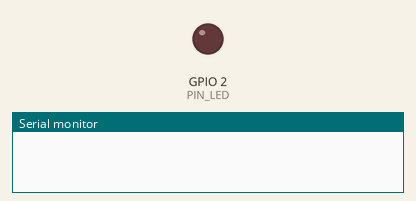
Simulated run of this sketch. Board: ESP32-S3. Shown: output pins drawn as LEDs (lit = HIGH), the last lines printed to the serial monitor. Dashed ring = blinking. Storage starts empty. At 0.6 s the program puts the board to deep sleep or switches it off; the recording ends there.

Above: at 0.1 s.
At 0.32 s:
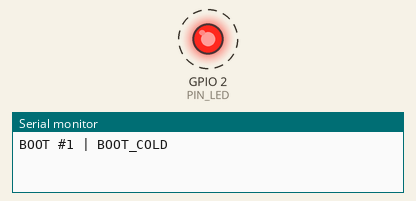
Timing chart, 0 to 0.6 s (numbered marks = the images above):
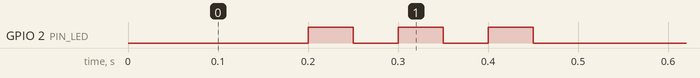

The sketch:

wokwi.ino
```cpp
/**
 * WildNexus P0 — Smoke Test Firmware for Wokwi Simulation
 *
 * Board: ESP32-S3-DevKitC-1 (ADR-001)
 * Purpose: Validate the core P0 logic loop in simulation
 *
 * Hardware (matching diagram.json):
 *   - GPIO2  → LED IR (wokwi-led, red)
 *   - GPIO4  → PIR EKMB motion sensor (wokwi-pir-motion-sensor)
 *   - HSPI   → microSD (wokwi-microsd-card)
 *     - GPIO14 = SCK, GPIO12 = MISO, GPIO13 = MOSI, GPIO15 = CS
 *
 * Behaviour:
 *   1. Boot → 3 fast LED blinks → init SD → log event
 *   2. Configure PIR wake-up on GPIO4
 *   3. Enter deep sleep (timer + PIR wake)
 *   4. Wake → log event → back to sleep
 */

#include "Arduino.h"
#include "FS.h"
#include "SD.h"
#include "SPI.h"

#define PIN_LED        2
#define PIN_PIR        4
#define PIN_SD_SCK    14
#define PIN_SD_MISO   12
#define PIN_SD_MOSI   13
#define PIN_SD_CS     15

#define DEEP_SLEEP_SEC  10   // Shorter for CI

RTC_DATA_ATTR uint32_t boot_count = 0;

void setup() {
    Serial.begin(115200);
    delay(200);

    boot_count++;
    esp_sleep_wakeup_cause_t wake_reason = esp_sleep_get_wakeup_cause();
    const char* event = (wake_reason == ESP_SLEEP_WAKEUP_EXT0) ? "WAKE_PIR" :
                        (boot_count == 1) ? "BOOT_COLD" : "WAKE_TIMER";

    Serial.printf("BOOT #%u | %s\n", boot_count, event);

    // LED boot blink
    pinMode(PIN_LED, OUTPUT);
    for (int i = 0; i < 3; i++) {
        digitalWrite(PIN_LED, HIGH);
        delay(50);
        digitalWrite(PIN_LED, LOW);
        delay(50);
    }
    Serial.println("LED:OK");

    // Init SD
    SPIClass sd_spi(HSPI);
    sd_spi.begin(PIN_SD_SCK, PIN_SD_MISO, PIN_SD_MOSI, PIN_SD_CS);
    if (SD.begin(PIN_SD_CS, sd_spi, 4000000)) {
        Serial.println("SD:OK");
        File f = SD.open("/wn_test.log", FILE_APPEND);
        if (f) {
            f.printf("boot#%u | %s\n", boot_count, event);
            f.close();
            Serial.println("LOG:OK");
        }
    } else {
        Serial.println("SD:FAIL");
    }

    // Configure wake sources and sleep
    pinMode(PIN_PIR, INPUT);
    esp_sleep_enable_ext0_wakeup((gpio_num_t)PIN_PIR, 1);
    esp_sleep_enable_timer_wakeup((uint64_t)DEEP_SLEEP_SEC * 1000000);

    Serial.printf("SLEEP %ds\n", DEEP_SLEEP_SEC);
    Serial.flush();
    delay(20);
    esp_deep_sleep_start();
}

void loop() {}
```

Measured:
- by itself, GPIO 2 (PIN_LED): alternates HIGH for 0.05 s and LOW for 0.05 s
